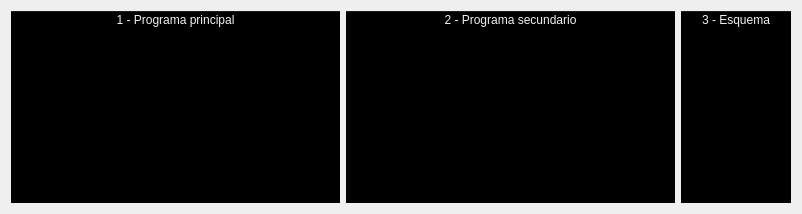
  <widget class="QWidget" name="centralwidget">
   <layout class="QHBoxLayout" name="horizontalLayout">
    <item>
     <widget class="QTableWidget" name="tape1_widget">
      <property name="sizePolicy">
       <sizepolicy hsizetype="Expanding" vsizetype="Expanding">
        <horstretch>3</horstretch>
        <verstretch>0</verstretch>
       </sizepolicy>
      </property>
      <property name="styleSheet">
       <string notr="true">QWidget {
  background-color: #000000;
  border: 0px solid #32414B;
  padding: 0px;
  color: #F0F0F0;
  selection-background-color: #1464A0;
  selection-color: #F0F0F0;
}</string>
      </property>
      <property name="editTriggers">
       <set>QAbstractItemView::NoEditTriggers</set>
      </property>
      <property name="selectionMode">
       <enum>QAbstractItemView::ContiguousSelection</enum>
      </property>
      <property name="selectionBehavior">
       <enum>QAbstractItemView::SelectRows</enum>
      </property>
      <property name="columnCount">
       <number>1</number>
      </property>
      <attribute name="horizontalHeaderStretchLastSection">
       <bool>true</bool>
      </attribute>
      <column>
       <property name="text">
        <string>1 - Programa principal</string>
       </property>
      </column>
     </widget>
    </item>
    <item>
     <widget class="QTableWidget" name="tape2_widget">
      <property name="sizePolicy">
       <sizepolicy hsizetype="Expanding" vsizetype="Expanding">
        <horstretch>3</horstretch>
        <verstretch>0</verstretch>
       </sizepolicy>
      </property>
      <property name="styleSheet">
       <string notr="true">QWidget {
  background-color: #000000;
  border: 0px solid #32414B;
  padding: 0px;
  color: #F0F0F0;
  selection-background-color: #1464A0;
  selection-color: #F0F0F0;
}</string>
      </property>
      <property name="editTriggers">
       <set>QAbstractItemView::NoEditTriggers</set>
      </property>
      <property name="selectionMode">
       <enum>QAbstractItemView::ContiguousSelection</enum>
      </property>
      <property name="selectionBehavior">
       <enum>QAbstractItemView::SelectRows</enum>
      </property>
      <property name="columnCount">
       <number>1</number>
      </property>
      <attribute name="horizontalHeaderStretchLastSection">
       <bool>true</bool>
      </attribute>
      <column>
       <property name="text">
        <string>2 - Programa secundario</string>
       </property>
      </column>
     </widget>
    </item>
    <item>
     <widget class="QTableWidget" name="config_widget">
      <property name="sizePolicy">
       <sizepolicy hsizetype="Expanding" vsizetype="Expanding">
        <horstretch>1</horstretch>
        <verstretch>0</verstretch>
       </sizepolicy>
      </property>
      <property name="styleSheet">
       <string notr="true">QWidget {
  background-color: #000000;
  border: 0px solid #32414B;
  padding: 0px;
  color: #F0F0F0;
  selection-background-color: #1464A0;
  selection-color: #F0F0F0;
}</string>
      </property>
      <property name="editTriggers">
       <set>QAbstractItemView::NoEditTriggers</set>
      </property>
      <property name="selectionMode">
       <enum>QAbstractItemView::ContiguousSelection</enum>
      </property>
      <property name="selectionBehavior">
       <enum>QAbstractItemView::SelectRows</enum>
      </property>
      <property name="columnCount">
       <number>1</number>
      </property>
      <attribute name="horizontalHeaderStretchLastSection">
       <bool>true</bool>
      </attribute>
      <column>
       <property name="text">
        <string>3 - Esquema</string>
       </property>
      </column>
     </widget>
    </item>
   </layout>
  </widget>
